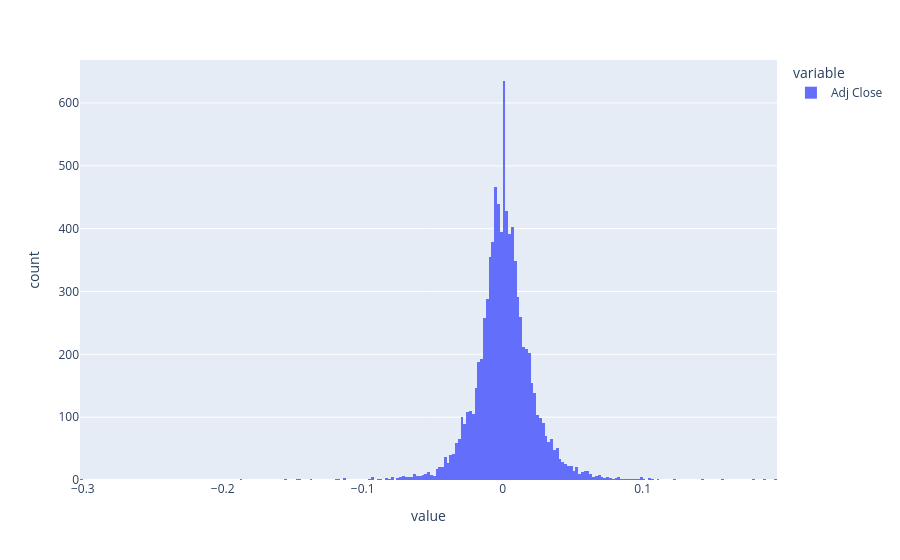

Source (notebook cell):
### Code cell
simple_returns.dropna(inplace=True)
simple_returns.plot.hist(bins=100)

### Figure 1 — Plotly figure (JSON) as saved in the notebook; plotly's stock layout.template omitted (floating-point values rounded to 4 significant figures; data arrays with more than 128 entries replaced by an {"elided": "..."} marker saying what was removed)
{"data": [{"bingroup": "x", "hovertemplate": "variable=Adj Close<br>value=%{x}<br>count=%{y}<extra></extra>", "legendgroup": "Adj Close", "marker": {"color": "#636efa", "pattern": {"shape": ""}}, "name": "Adj Close", "orientation": "v", "showlegend": true, "type": "histogram", "x": {"elided": "8621 float values"}, "xaxis": "x", "yaxis": "y"}], "layout": {"barmode": "relative", "legend": {"title": {"text": "variable"}, "tracegroupgap": 0}, "margin": {"t": 60}, "xaxis": {"anchor": "y", "domain": [0, 1], "title": {"text": "value"}}, "yaxis": {"anchor": "x", "domain": [0, 1], "title": {"text": "count"}}}}
